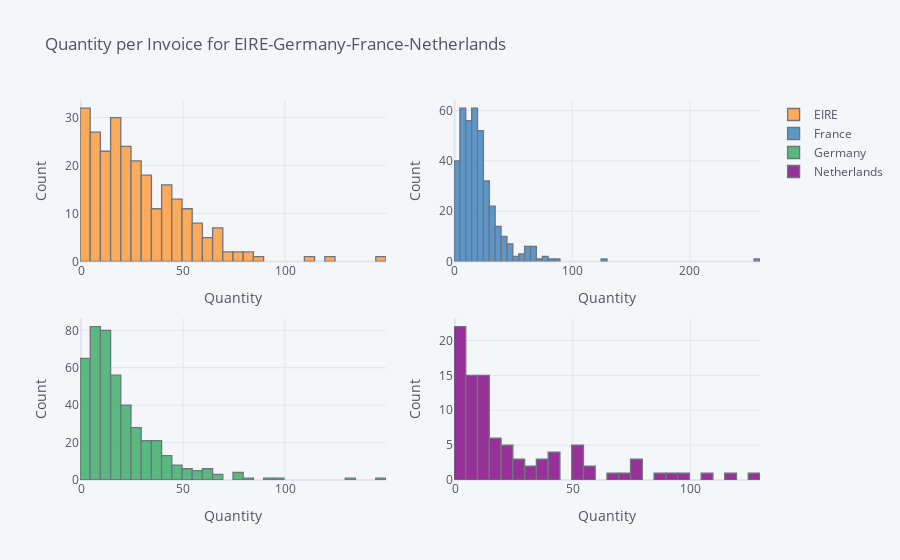

Source (notebook cell):
### Code cell
# Plot
qty_inv.iplot(kind="hist",subplots=True,xTitle="Quantity",yTitle="Count",
             title="Quantity per Invoice for EIRE-Germany-France-Netherlands")

### Figure 1 — Plotly figure (JSON) as saved in the notebook; plotly's stock layout.template omitted (floating-point values rounded to 4 significant figures; data arrays with more than 128 entries replaced by an {"elided": "..."} marker saying what was removed)
{"data": [{"histfunc": "count", "histnorm": "", "marker": {"color": "rgba(255, 153, 51, 1.0)", "line": {"color": "#4D5663", "width": 1.3}}, "name": "EIRE", "opacity": 0.8, "orientation": "v", "type": "histogram", "x": {"elided": "1171 int values"}, "xaxis": "x", "yaxis": "y"}, {"histfunc": "count", "histnorm": "", "marker": {"color": "rgba(55, 128, 191, 1.0)", "line": {"color": "#4D5663", "width": 1.3}}, "name": "France", "opacity": 0.8, "orientation": "v", "type": "histogram", "x": {"elided": "1171 int values"}, "xaxis": "x2", "yaxis": "y2"}, {"histfunc": "count", "histnorm": "", "marker": {"color": "rgba(50, 171, 96, 1.0)", "line": {"color": "#4D5663", "width": 1.3}}, "name": "Germany", "opacity": 0.8, "orientation": "v", "type": "histogram", "x": {"elided": "1171 int values"}, "xaxis": "x3", "yaxis": "y3"}, {"histfunc": "count", "histnorm": "", "marker": {"color": "rgba(128, 0, 128, 1.0)", "line": {"color": "#4D5663", "width": 1.3}}, "name": "Netherlands", "opacity": 0.8, "orientation": "v", "type": "histogram", "x": {"elided": "1171 int values"}, "xaxis": "x4", "yaxis": "y4"}], "layout": {"autosize": true, "barmode": "overlay", "legend": {"bgcolor": "#F5F6F9", "font": {"color": "#4D5663"}}, "paper_bgcolor": "#F5F6F9", "plot_bgcolor": "#F5F6F9", "title": {"font": {"color": "#4D5663"}, "text": "Quantity per Invoice for EIRE-Germany-France-Netherlands"}, "xaxis": {"anchor": "y", "autorange": true, "domain": [0, 0.45], "gridcolor": "#E1E5ED", "range": [-0.5, 149.5], "showgrid": true, "tickfont": {"color": "#4D5663"}, "title": {"font": {"color": "#4D5663"}, "text": "Quantity"}, "type": "linear", "zerolinecolor": "#E1E5ED"}, "xaxis2": {"anchor": "y2", "autorange": true, "domain": [0.55, 1], "gridcolor": "#E1E5ED", "range": [-0.5, 259.5], "showgrid": true, "tickfont": {"color": "#4D5663"}, "title": {"font": {"color": "#4D5663"}, "text": "Quantity"}, "type": "linear", "zerolinecolor": "#E1E5ED"}, "xaxis3": {"anchor": "y3", "autorange": true, "domain": [0, 0.45], "gridcolor": "#E1E5ED", "range": [-0.5, 149.5], "showgrid": true, "tickfont": {"color": "#4D5663"}, "title": {"font": {"color": "#4D5663"}, "text": "Quantity"}, "type": "linear", "zerolinecolor": "#E1E5ED"}, "xaxis4": {"anchor": "y4", "autorange": true, "domain": [0.55, 1], "gridcolor": "#E1E5ED", "range": [-0.5, 129.5], "showgrid": true, "tickfont": {"color": "#4D5663"}, "title": {"font": {"color": "#4D5663"}, "text": "Quantity"}, "type": "linear", "zerolinecolor": "#E1E5ED"}, "yaxis": {"anchor": "x", "autorange": true, "domain": [0.575, 1], "gridcolor": "#E1E5ED", "range": [0, 33.68], "showgrid": true, "tickfont": {"color": "#4D5663"}, "title": {"font": {"color": "#4D5663"}, "text": "Count"}, "zerolinecolor": "#E1E5ED"}, "yaxis2": {"anchor": "x2", "autorange": true, "domain": [0.575, 1], "gridcolor": "#E1E5ED", "range": [0, 64.21], "showgrid": true, "tickfont": {"color": "#4D5663"}, "title": {"font": {"color": "#4D5663"}, "text": "Count"}, "zerolinecolor": "#E1E5ED"}, "yaxis3": {"anchor": "x3", "autorange": true, "domain": [0, 0.425], "gridcolor": "#E1E5ED", "range": [0, 86.32], "showgrid": true, "tickfont": {"color": "#4D5663"}, "title": {"font": {"color": "#4D5663"}, "text": "Count"}, "zerolinecolor": "#E1E5ED"}, "yaxis4": {"anchor": "x4", "autorange": true, "domain": [0, 0.425], "gridcolor": "#E1E5ED", "range": [0, 23.16], "showgrid": true, "tickfont": {"color": "#4D5663"}, "title": {"font": {"color": "#4D5663"}, "text": "Count"}, "zerolinecolor": "#E1E5ED"}}}
